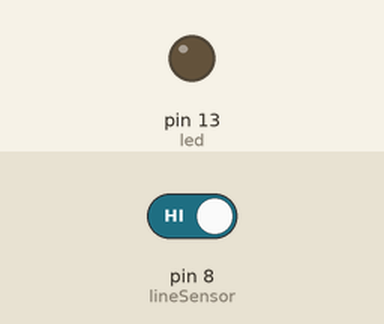
This sketch was run on a simulated Arduino Uno, built with avr-gcc and run on an emulated ATmega328P. Shown: output pins drawn as LEDs (lit = HIGH). The test bench sets the inputs (shaded band); at power-on: pin 8 (lineSensor) HIGH.

Above: at 1.2 s.
1.3 s: pin 8 (lineSensor) driven LOW
At 2.1 s:
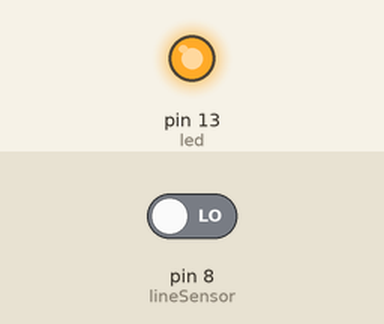
2.8 s: pin 8 (lineSensor) driven HIGH
At 3.3 s:
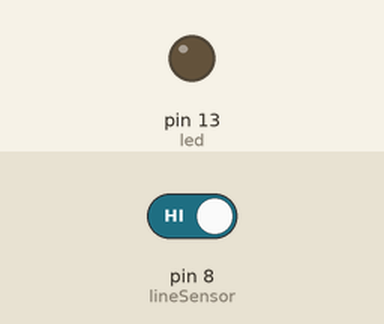
Timing chart, 0 to 5.8 s (numbered marks = the images above; inputs shaded):
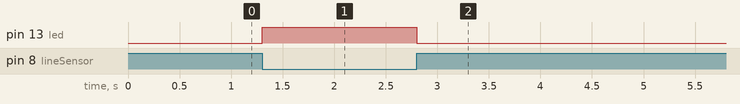

The sketch:

Line_Sensor_Test.ino
```cpp
// This program is used to test the line sensor and see if it works.

const int led = 13;
const int lineSensor = 8;
int lineSensorState = 0;

// the setup routine runs once when you press reset:
void setup() {
  // initialize the digital pin as an output.
  pinMode(led, OUTPUT);
  pinMode(lineSensor, INPUT);
}

// the loop routine runs over and over again forever:
void loop() {

  lineSensorState = digitalRead(lineSensor);

  if (lineSensorState == LOW) // If black surface detected, turn on light
  {
      digitalWrite(led, HIGH);
  }
  else
  {
      digitalWrite(led, LOW);
  }

}
```

Measured:
- after the input at 1.3 s, pin 13 (led): LOW → HIGH at once
- after the input at 2.8 s, pin 13 (led): HIGH → LOW at once
